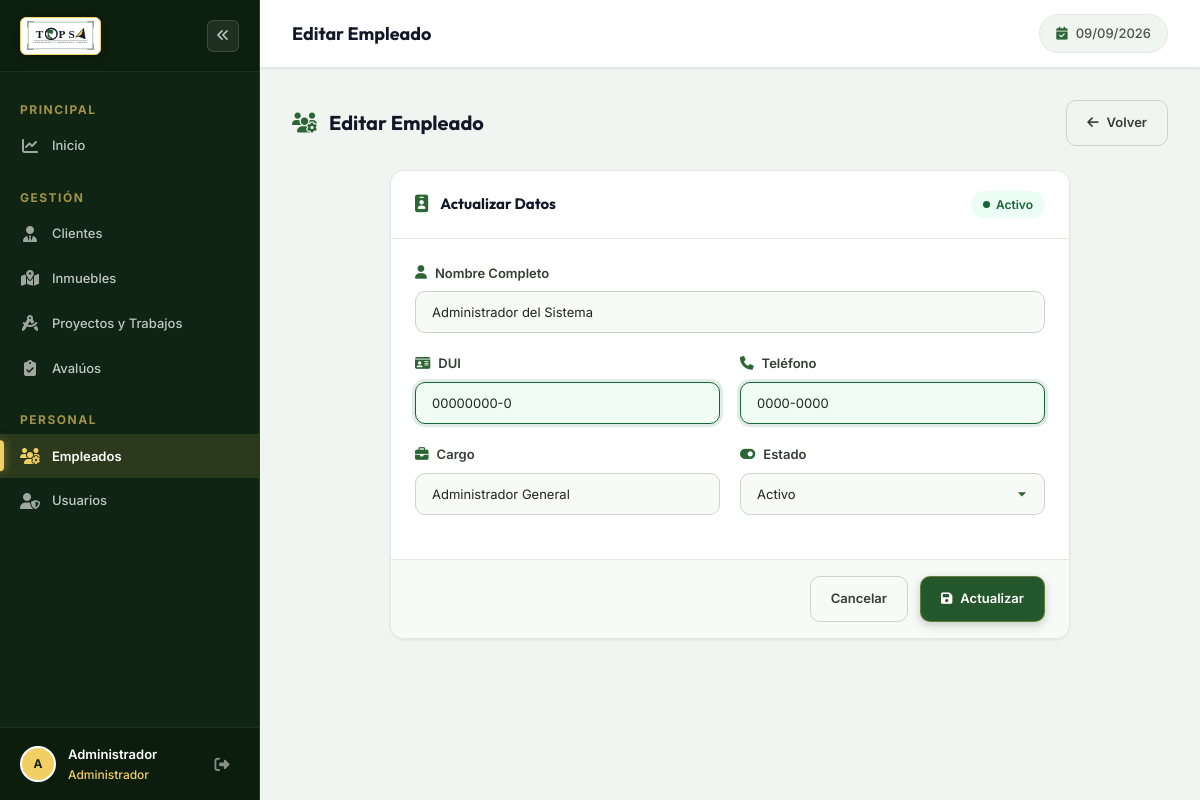
The app's page /empleado/edit/1 with its own data.
### tables this page shows
CREATE TABLE IF NOT EXISTS `empleados` (
  `id_empleado` INT NOT NULL AUTO_INCREMENT,
  `nombre_completo` VARCHAR(60) NOT NULL,
  `dui` VARCHAR(10) NOT NULL,
  `cargo` VARCHAR(90) NOT NULL,
  `telefono` VARCHAR(9) DEFAULT NULL,
  `estado` VARCHAR(20) NOT NULL DEFAULT 'Activo',
  PRIMARY KEY (`id_empleado`),
  UNIQUE KEY `uk_empleados_dui` (`dui`)
);

### core/Controller.php (called while the page is built, shortened)
<?php
abstract class Controller
{
    public function __construct()
    {
        $this->appConfig = require dirname(__DIR__) . '/config/app.php';
    }
    protected function view(string $view, array $data = [], string $layout = 'main'): void
    {
        extract($data);
        $viewPath = dirname(__DIR__) . "/app/Views/{$view}.php";
        require $viewPath;
    }
}

### app/Controllers/EmpleadoController.php (called while the page is built, shortened)
<?php
class EmpleadoController extends Controller
{
    private Empleado $model;
    public function __construct()
    {
        $this->model = new Empleado();
    }
    public function edit(int $id = 0): void
    {
        $empleado = $this->model->find($id);
        $this->view('empleados/form', [
            'pageTitle' => 'Editar Empleado',
            'empleado'  => $empleado,
            'action'    => url("empleado/update/{$id}"),
        ]);
    }
}

### core/Router.php (called while the page is built, shortened)
<?php
class Router
{
    public function dispatch(): void
    {
        $url = $this->parseUrl();
        if (empty($url)) {
            $controllerName = 'DashboardController';
            $action = 'index';
        } else {
            $action         = $url[1] ?? 'index';
        }
        $params = !empty($url) ? array_slice($url, 2) : [];
        $controller = new $controllerClass();
        call_user_func_array([$controller, $action], $params);
    }
    private function parseUrl(): array
    {
        $url = $_GET['url'] ?? '';
        $url = rtrim($url, '/');
        $url = filter_var($url, FILTER_SANITIZE_URL);
        return explode('/', $url);
    }
}

### public/index.php (called while the page is built, shortened)
<?php
$config = require dirname(__DIR__) . '/config/app.php';
spl_autoload_register(function (string $class) {
    $prefixes = [
        'Core\\'            => dirname(__DIR__) . '/core/',
        'App\\Controllers\\' => dirname(__DIR__) . '/app/Controllers/',
        'App\\Models\\'      => dirname(__DIR__) . '/app/Models/',
    ];
    foreach ($prefixes as $prefix => $baseDir) {
        if (str_starts_with($class, $prefix)) {
            $relativeClass = substr($class, strlen($prefix));
            $file = $baseDir . str_replace('\\', '/', $relativeClass) . '.php';
            if (file_exists($file)) {
                return;
            }
        }
    }
});
require_once dirname(__DIR__) . '/core/helpers.php';
$router = new \Core\Router();
$router->dispatch();

### config/database.php (called while the page is built)
<?php
return [
    'driver'    => 'mysql',
    'host'      => 'localhost',
    'port'      => 3306,
    'database'  => 'topsa1',
    'username'  => 'root',
    'password'  => '',
    'charset'   => 'utf8mb4',
    'collation' => 'utf8mb4_unicode_ci',
    'options'   => [
        PDO::ATTR_ERRMODE            => PDO::ERRMODE_EXCEPTION,
        PDO::ATTR_DEFAULT_FETCH_MODE => PDO::FETCH_ASSOC,
        PDO::ATTR_EMULATE_PREPARES   => false,
    ],
];

### core/Database.php (called while the page is built, shortened)
<?php
class Database
{
    private static ?Database $instance = null;
    private \PDO $pdo;
    private function __construct()
    {
        $config = require dirname(__DIR__) . '/config/database.php';
        $dsn = sprintf(
            '%s:host=%s;port=%d;dbname=%s;charset=%s',
            $config['driver'],
            $config['host'],
            $config['port'],
            $config['database'],
            $config['charset']
        );
        try {
            $this->pdo = new \PDO($dsn, $config['username'], $config['password'], $config['options']);
        } catch (\PDOException $e) {
            error_log('Error de conexión a la base de datos: ' . $e->getMessage());
            die('Error interno del servidor. Contacte al administrador.');
        }
    }
    public static function getInstance(): self
    {
        if (self::$instance === null) {
            self::$instance = new self();
        }
        return self::$instance;
    }
    public function query(string $sql, array $params = []): \PDOStatement
    {
        try {
            $stmt = $this->pdo->prepare($sql);
            $stmt->execute($params);
            return $stmt;
        } catch (\PDOException $e) {
            error_log('Error en consulta SQL: ' . $e->getMessage() . ' | SQL: ' . $sql);
            throw $e;
        }
    }
}

### core/Model.php (called while the page is built, shortened)
<?php
abstract class Model
{
    protected Database $db;
    protected string $table;
    protected string $primaryKey = 'id';
    public function __construct()
    {
        $this->db = Database::getInstance();
    }
    public function find(int $id): array|false
    {
        $sql = "SELECT * FROM {$this->table} WHERE {$this->primaryKey} = :id LIMIT 1";
        return $this->db->query($sql, [':id' => $id])->fetch();
    }
}

### config/app.php (called while the page is built, shortened)
<?php
return [
    'name'          => 'Sistema TOPSA',
    'version'       => '1.0.0',
    'base_url' => (function () {
        $isHttps = (!empty($_SERVER['HTTPS']) && $_SERVER['HTTPS'] !== 'off')
            || (!empty($_SERVER['HTTP_X_FORWARDED_PROTO']) && $_SERVER['HTTP_X_FORWARDED_PROTO'] === 'https');
        $protocol = $isHttps ? 'https://' : 'http://';
        $host = $_SERVER['HTTP_HOST'];
        $scriptName = $_SERVER['SCRIPT_NAME'] ?? '';
        $dir = str_replace('\\', '/', dirname($scriptName));
        if ($dir === '/' || $dir === '\\' || $dir === '.') {
            $basePath = '';
        } else {
            $basePath = preg_replace('#/public$#', '', $dir);
        }
        return rtrim($protocol . $host . $basePath, '/');
    })(),
    'timezone'      => 'America/El_Salvador',
    'debug'         => true,
    'paths' => [
        'root'      => dirname(__DIR__),
        'app'       => dirname(__DIR__) . '/app',
        'core'      => dirname(__DIR__) . '/core',
        'public'    => dirname(__DIR__) . '/public',
        'storage'   => dirname(__DIR__) . '/storage',
        'uploads'   => dirname(__DIR__) . '/public/uploads',
        'backups'   => dirname(__DIR__) . '/storage/backups',
        'logs'      => dirname(__DIR__) . '/storage/logs',
    ],
    'session' => [
        'name'     => 'TOPSA_SESSION',
        'lifetime' => 7200,
    ],
    'uploads' => [
        'max_size'       => 10 * 1024 * 1024,
        'allowed_types'  => ['pdf', 'jpg', 'jpeg', 'png', 'dwg', 'dxf', 'doc', 'docx', 'xls', 'xlsx'],
    ],
    'roles' => [
        'admin'    => 'Administrador',
        'empleado' => 'Empleado',
    ],
    'estados_proyecto' => [
        'en_proceso'  => 'En Proceso',
        'incompleto'  => 'Incompleto',
        'finalizado'  => 'Finalizado',
    ],
    'estados_empleado' => [
        'activo'   => 'Activo',
        'inactivo' => 'Inactivo',
    ],
    'estados_cuenta' => [
        'activo'      => 'Activo',
        'inactivo'    => 'Inactivo',
        'bloqueado'   => 'Bloqueado',
    ],
];

### core/helpers.php (called while the page is built, shortened)
<?php
function e(mixed $value): string
{
    return htmlspecialchars((string) $value, ENT_QUOTES, 'UTF-8');
}
function url(string $path = ''): string
{
    $config = require dirname(__DIR__) . '/config/app.php';
    return rtrim($config['base_url'], '/') . '/' . ltrim($path, '/');
}

### core/FormState.php (called while the page is built, shortened)
<?php
class FormState
{
    public static function take(string $action): array
    {
        $state = $_SESSION['form_state'][$action] ?? [];
        return $state;
    }
}

### app/Views/empleados/form.php (the view, shortened to what this page needs)
<?php
$formState = \Core\FormState::take($action);
$formValues = $formState['values'] ?? ($empleado ?? []);
?>
<div class="page-header">
    <h2>
        <i class="fas fa-users-cog"></i>
        <?= $empleado ? 'Editar Empleado' : 'Nuevo Empleado' ?>
    </h2>
    <a href="<?= url('empleado/index') ?>" class="btn btn-outline">
        <i class="fas fa-arrow-left"></i> Volver
    </a>
</div>
<div class="form-card-clean">
    <div class="form-card-header">
        <h3>
            <i class="fas fa-id-badge"></i>
            <?= $empleado ? 'Actualizar Datos' : 'Información del Empleado' ?>
        </h3>
        <?php if ($empleado): ?>
            <span class="badge-dot <?= ($formValues['estado'] === 'Activo') ? 'dot-success' : 'dot-danger' ?>">
                <?= e($formValues['estado']) ?>
            </span>
        <?php endif; ?>
    </div>
    <form action="<?= $action ?>" method="POST">
        <div class="form-card-body">
            <div class="form-group">
                <label for="nombre_completo">
                    <i class="fas fa-user"></i> Nombre Completo
                </label>
                <input type="text" id="nombre_completo" name="nombre_completo" class="form-control"
                       value="<?= e($formValues['nombre_completo'] ?? '') ?>" required maxlength="60"
                       placeholder="Nombre completo">
            </div>
            <div class="form-row">
                <div class="form-group">
                    <label for="dui">
                        <i class="fas fa-id-card"></i> DUI
                    </label>
                    <input type="text" id="dui" name="dui" class="form-control"
                           value="<?= e($formValues['dui'] ?? '') ?>" required maxlength="10"
                           placeholder="00000000-0" data-mask="dui" pattern="\d{8}-\d">
                </div>
                <div class="form-group">
                    <label for="telefono">
                        <i class="fas fa-phone"></i> Teléfono
                    </label>
                    <input type="text" id="telefono" name="telefono" class="form-control"
                           value="<?= e($formValues['telefono'] ?? '') ?>" maxlength="9"
                           placeholder="0000-0000" data-mask="phone" pattern="\d{4}-\d{4}">
                </div>
            </div>
            <div class="form-row">
                <div class="form-group">
                    <label for="cargo">
                        <i class="fas fa-briefcase"></i> Cargo
                    </label>
                    <input type="text" id="cargo" name="cargo" class="form-control"
                           value="<?= e($formValues['cargo'] ?? '') ?>" required maxlength="90"
                           placeholder="Ej. Topógrafo, Ingeniero...">
                </div>
                <div class="form-group">
                    <label for="estado">
                        <i class="fas fa-toggle-on"></i> Estado
                    </label>
                    <select id="estado" name="estado" class="form-control" required>
                        <option value="Activo" <?= ($formValues['estado'] ?? 'Activo') === 'Activo' ? 'selected' : '' ?>>Activo</option>
                    </select>
                </div>
            </div>
        </div>
        <div class="form-actions-toolbar">
            <a href="<?= url('empleado/index') ?>" class="btn btn-outline">Cancelar</a>
            <button type="submit" class="btn btn-primary">
                <i class="fas fa-save"></i>
                <?= $empleado ? 'Actualizar' : 'Guardar' ?>
            </button>
        </div>
    </form>
</div>

### records on screen
empleados: estado "Activo", nombre_completo "Administrador del Sistema", dui "00000000-0", telefono "0000-0000", cargo "Administrador General"

### other values on screen
initials($currentUser['nombre'] ?? 'U') "A"
$currentUser['nombre'] "Administrador"
$currentUser['rol'] "Administrador"
$pageTitle "Editar Empleado"
